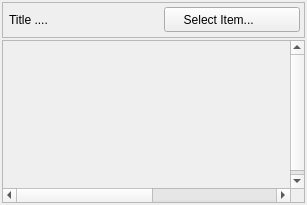
<?xml version="1.0" encoding="UTF-8"?>
<ui version="4.0">
 <class>QEDynamicFormGrid</class>
 <widget class="QWidget" name="QEDynamicFormGrid">
  <property name="geometry">
   <rect>
    <x>0</x>
    <y>0</y>
    <width>307</width>
    <height>205</height>
   </rect>
  </property>
  <property name="windowTitle">
   <string>Form</string>
  </property>
  <layout class="QVBoxLayout" name="verticalLayout">
   <property name="leftMargin">
    <number>0</number>
   </property>
   <property name="topMargin">
    <number>0</number>
   </property>
   <property name="rightMargin">
    <number>0</number>
   </property>
   <property name="bottomMargin">
    <number>0</number>
   </property>
   <item>
    <widget class="QFrame" name="mainFrame">
     <property name="minimumSize">
      <size>
       <width>304</width>
       <height>112</height>
      </size>
     </property>
     <layout class="QVBoxLayout" name="verticalLayout_2">
      <property name="spacing">
       <number>2</number>
      </property>
      <property name="leftMargin">
       <number>2</number>
      </property>
      <property name="topMargin">
       <number>2</number>
      </property>
      <property name="rightMargin">
       <number>2</number>
      </property>
      <property name="bottomMargin">
       <number>2</number>
      </property>
      <item>
       <widget class="QFrame" name="titleFrame">
        <property name="minimumSize">
         <size>
          <width>0</width>
          <height>36</height>
         </size>
        </property>
        <property name="maximumSize">
         <size>
          <width>16777215</width>
          <height>36</height>
         </size>
        </property>
        <property name="frameShape">
         <enum>QFrame::StyledPanel</enum>
        </property>
        <property name="frameShadow">
         <enum>QFrame::Plain</enum>
        </property>
        <layout class="QHBoxLayout" name="horizontalLayout" stretch="3,2">
         <property name="spacing">
          <number>4</number>
         </property>
         <property name="leftMargin">
          <number>6</number>
         </property>
         <property name="topMargin">
          <number>0</number>
         </property>
         <property name="rightMargin">
          <number>4</number>
         </property>
         <property name="bottomMargin">
          <number>0</number>
         </property>
         <item>
          <widget class="QLabel" name="titleLabel">
           <property name="minimumSize">
            <size>
             <width>128</width>
             <height>17</height>
            </size>
           </property>
           <property name="maximumSize">
            <size>
             <width>16777215</width>
             <height>17</height>
            </size>
           </property>
           <property name="text">
            <string>Title ....</string>
           </property>
          </widget>
         </item>
         <item>
          <widget class="QPushButton" name="selectButton">
           <property name="minimumSize">
            <size>
             <width>136</width>
             <height>25</height>
            </size>
           </property>
           <property name="maximumSize">
            <size>
             <width>16777215</width>
             <height>25</height>
            </size>
           </property>
           <property name="focusPolicy">
            <enum>Qt::NoFocus</enum>
           </property>
           <property name="toolTip">
            <string> Select item to add to this display </string>
           </property>
           <property name="text">
            <string>Select Item...        </string>
           </property>
          </widget>
         </item>
        </layout>
       </widget>
      </item>
      <item>
       <widget class="QScrollArea" name="scrollArea">
        <property name="frameShape">
         <enum>QFrame::StyledPanel</enum>
        </property>
        <property name="frameShadow">
         <enum>QFrame::Plain</enum>
        </property>
        <widget class="QWidget" name="scrollFrame">
         <property name="geometry">
          <rect>
           <x>0</x>
           <y>0</y>
           <width>550</width>
           <height>152</height>
          </rect>
         </property>
        </widget>
       </widget>
      </item>
     </layout>
    </widget>
   </item>
  </layout>
 </widget>
 <resources/>
 <connections/>
</ui>
